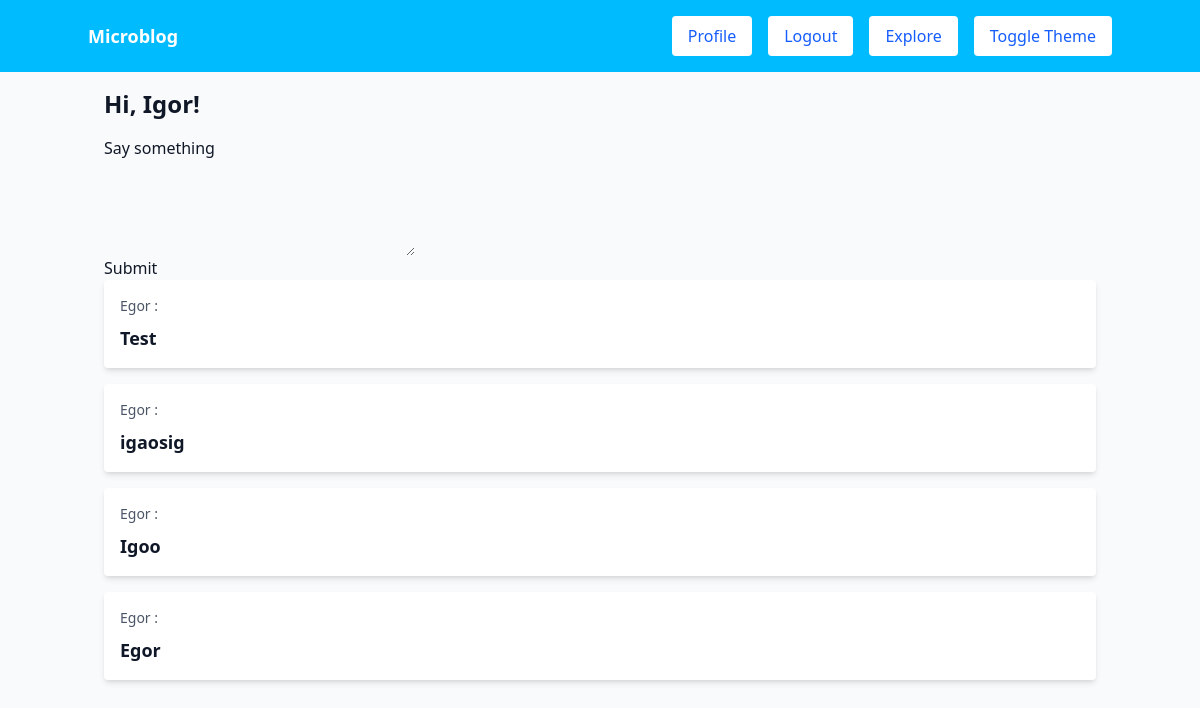
The page /index (signed in) on the database its author committed.
### app/models.py (models this page shows, shortened)
class User(UserMixin, db.Model):
    id: so.Mapped[int] = so.mapped_column(primary_key=True)
    username: so.Mapped[str] = so.mapped_column(sa.String(64), index=True, unique=True)
    email: so.Mapped[str] = so.mapped_column(sa.String(120), index=True, unique=True)
    password_hash: so.Mapped[Optional[str]] = so.mapped_column(sa.String(256))
    about_me: so.Mapped[Optional[str]] = so.mapped_column(sa.String(140))
    last_seen: so.Mapped[Optional[datetime]] = so.mapped_column(
        default=lambda: datetime.now(timezone.utc))
    following: so.WriteOnlyMapped['User'] = so.relationship(
        secondary=followers, primaryjoin=(followers.c.follower_id == id),
        secondaryjoin=(followers.c.followed_id == id),
        back_populates='followers')
    followers: so.WriteOnlyMapped['User'] = so.relationship(
        secondary=followers, primaryjoin=(followers.c.followed_id == id),
        secondaryjoin=(followers.c.follower_id == id),
        back_populates='following')
    def following_posts(self):
        Author = so.aliased(User)
        Follower = so.aliased(User)
        return (
            sa.select(Post)
            .join(Post.author.of_type(Author))
            .join(Author.followers.of_type(Follower))
            .where(Follower.id == self.id)
            .order_by(Post.timestamp.desc())
        )
    posts: so.WriteOnlyMapped['Post'] = so.relationship(
        back_populates='author')

class Post(db.Model):
    id: so.Mapped[int] = so.mapped_column(primary_key=True)
    body: so.Mapped[str] = so.mapped_column(sa.String(140))
    timestamp: so.Mapped[datetime] = so.mapped_column(
        index=True, default=lambda: datetime.now(timezone.utc))
    user_id: so.Mapped[int] = so.mapped_column(sa.ForeignKey(User.id),
                                               index=True)
    author: so.Mapped[User] = so.relationship(back_populates='posts')

### app/routes.py (the view)
@app.route('/', methods=['GET', 'POST'])
@app.route('/index', methods=['GET', 'POST'])
@login_required
def index():
    form = PostForm()
    if form.validate_on_submit():
        post = Post(body=form.post.data, author=current_user)
        db.session.add(post)
        db.session.commit()
        flash('Your post is now live!')
        return redirect(url_for('index'))
    posts = db.session.scalars(current_user.following_posts()).all()
    return render_template("index.html", title='Home Page', form=form,
                           posts=posts)

### app/forms.py
class PostForm(FlaskForm):
    post = TextAreaField('Say something', validators=[
        DataRequired(), Length(min=1, max=140)])
    submit = SubmitField('Submit')

### app/models.py (called while the page is built)
@login.user_loader
def load_user(id):
  return db.session.get(User, int(id))

### app/routes.py (called while the page is built)
@app.before_request
def before_request():
    if current_user.is_authenticated:
        current_user.last_seen = datetime.now(timezone.utc)
        db.session.commit()

### app/templates/index.html (shortened to what this page needs)
{% extends "base.html" %}
{% block content %}
    <h1 class="text-2xl font-semibold mb-4">Hi, {{ current_user.username }}!</h1>
    {% if form %}
    <form action="" method="post">
        <p>
            {{ form.post.label }}<br>
            {{ form.post(cols=32, rows=4) }}<br>
        </p>
        <p>{{ form.submit() }}</p>
    </form>
    {% endif %}
    {% for post in posts %}
        <div class="bg-white dark:bg-gray-800 p-4 mb-4 rounded shadow-md">
            <p class="text-sm text-gray-600 dark:text-gray-400">{{ post.author.username }} :</p>
            <p class="text-lg font-semibold mt-2">{{ post.body }}</p>
        </div>
    {% endfor %}
{% endblock %}

### rows shown on the page
User: username "Igor"
Post: author.username "Egor", body "Test"
Post: author.username "Egor", body "igaosig"
Post: author.username "Egor", body "Igoo"
Post: author.username "Egor", body "Egor"
